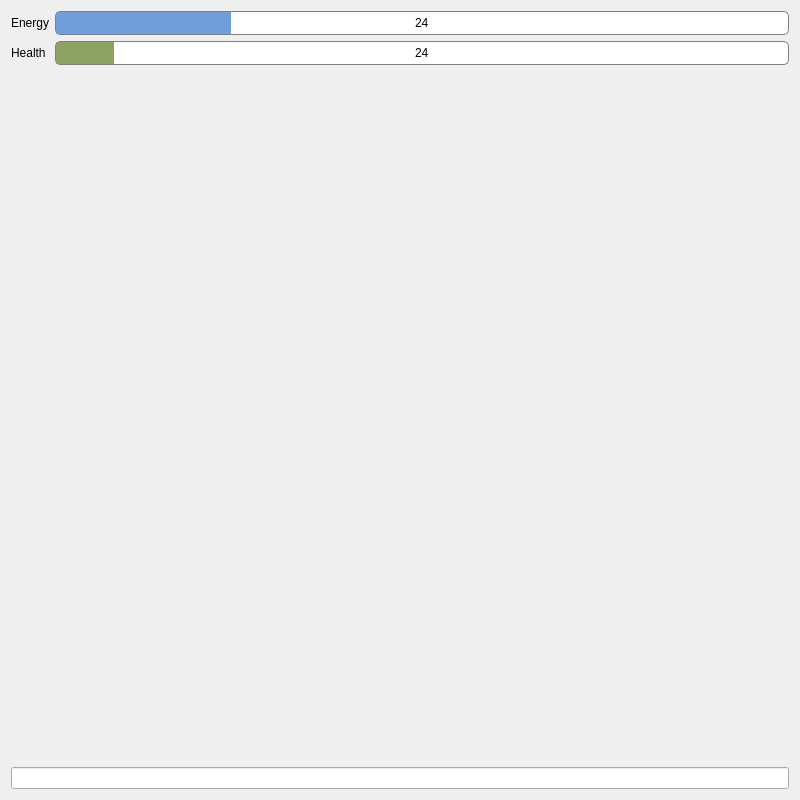
<?xml version="1.0" encoding="UTF-8"?>
<ui version="4.0">
 <class>Widget</class>
 <widget class="QWidget" name="Widget">
  <property name="geometry">
   <rect>
    <x>0</x>
    <y>0</y>
    <width>800</width>
    <height>800</height>
   </rect>
  </property>
  <property name="sizePolicy">
   <sizepolicy hsizetype="Fixed" vsizetype="Fixed">
    <horstretch>0</horstretch>
    <verstretch>0</verstretch>
   </sizepolicy>
  </property>
  <property name="windowTitle">
   <string>Widget</string>
  </property>
  <layout class="QVBoxLayout" name="verticalLayout_2">
   <item>
    <layout class="QVBoxLayout" name="verticalLayout">
     <item>
      <layout class="QFormLayout" name="formLayout">
       <item row="1" column="1">
        <widget class="QProgressBar" name="healthBar">
         <property name="styleSheet">
          <string notr="true">QProgressBar{
border: 1px solid grey;
border-radius: 5px;
text-align: center;
}
QProgressBar::chunk{
background-color: rgb(141, 161, 98);
}
</string>
         </property>
         <property name="maximum">
          <number>300</number>
         </property>
         <property name="value">
          <number>24</number>
         </property>
         <property name="format">
          <string>%v</string>
         </property>
        </widget>
       </item>
       <item row="1" column="0">
        <widget class="QLabel" name="healthLabel">
         <property name="text">
          <string>Health</string>
         </property>
        </widget>
       </item>
       <item row="0" column="1">
        <widget class="QProgressBar" name="energyBar">
         <property name="styleSheet">
          <string notr="true">QProgressBar{
border: 1px solid grey;
border-radius: 5px;
text-align: center;
}
QProgressBar::chunk{
	background-color: rgb(112, 158, 218);
}
</string>
         </property>
         <property name="maximum">
          <number>100</number>
         </property>
         <property name="value">
          <number>24</number>
         </property>
         <property name="format">
          <string>%v</string>
         </property>
        </widget>
       </item>
       <item row="0" column="0">
        <widget class="QLabel" name="energyLabel">
         <property name="text">
          <string>Energy</string>
         </property>
        </widget>
       </item>
      </layout>
     </item>
    </layout>
   </item>
   <item>
    <widget class="QLineEdit" name="lineEdit"/>
   </item>
  </layout>
 </widget>
 <resources/>
 <connections/>
</ui>
